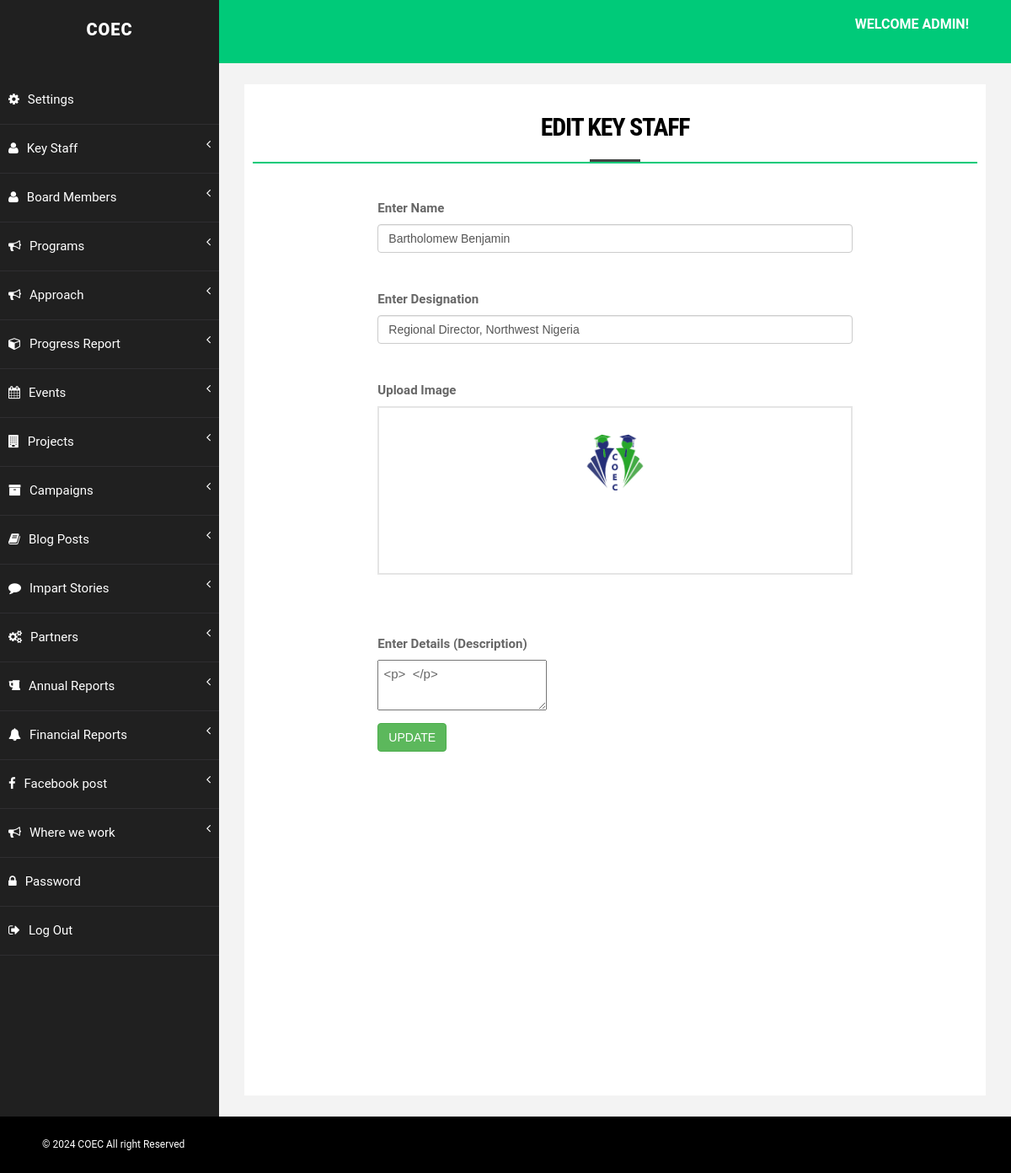
Screenshot of /cocec/admincoec/edit_team.php?i=71 (signed in) with the database file from the repository.
### tables this page shows
CREATE TABLE `content` (
  `id` int(11) NOT NULL,
  `title` varchar(555) DEFAULT NULL,
  `image` varchar(555) DEFAULT NULL,
  `description` text DEFAULT NULL,
  `data1` varchar(555) DEFAULT NULL COMMENT 'date, goal, year, url, role/business',
  `data2` varchar(555) DEFAULT NULL COMMENT 'time, raised, date',
  `data3` varchar(555) DEFAULT NULL COMMENT 'venue',
  `type` varchar(333) DEFAULT NULL,
  `featured` int(11) DEFAULT 0,
  `status` int(11) DEFAULT 1 COMMENT '1 = active, 0 =not active, 2 = disabled',
  `reg_date` timestamp NULL DEFAULT current_timestamp()
);

### cocec/inc/connect.php (called while the page is built, shortened)
<?php session_start();
		class run_query extends connect{
		public function __construct( $query_mlc){
			$this->connect_db = new PDO("mysql:host=$this->host;dbname=$this->db",$this->username,$this->password);
			$this->query_run = $this->connect_db ->query($query_mlc);
			}
	}
?>

### cocec/admincoec/edit_team.php (the view, shortened to what this page needs)
<?php include('inc/nav.php');
if( isset($_GET['i']) ){
    $get_id_d = $_GET['i'];
    $try = new run_query( "select * from content  where id ='$get_id_d' " );
    if( $try->num_rows == 1){
        $try_data =	$try->result();
         extract($try_data);
    }else{
        echo "<script>
        window.location.replace('index.php');
        </script>";
    }
}else{
        echo "<script>
        window.location.replace('index.php');
            </script>";
}
?>
        <div id="page-wrapper">
            <div id="page-inner">
                <div class="row">
                    <div class="col-md-12">
                        <h1 class="page-head-line">EDIT KEY STAFF </h1>
                    </div>
                </div>
                <div class="row">
                    <div class="col-md-2"></div>
                    <div class="col-md-8">
                        <form method='POST' enctype="multipart/form-data">
                            <div class="form-group">
                                <label>Enter Name</label>
                                <input class="form-control" required name="title" value="<?=$title?>" type="text">
                            </div> <br>
                            <div class="form-group">
                                <label>Enter Designation</label>
                                <input class="form-control" required name="data1" value="<?=$data1?>" type="text">
                            </div> <br>
                            <div class="form-group">
                                <label>Upload Image</label>
                            </div> <br>
                            <br>
                            <div class="form-group">
                                <label>Enter Details (Description)</label>
                                <textarea id="editor1" required name="description"> <?=$description?> </textarea>
                            </div>
                            <button class="btn btn-success" type="submit" name="update">UPDATE</button>
                        </form>
                    </div>
                </div>
            </div>
        </div>
    </div>
   <?php include('inc/footer.php');?>
</body>
</html>

### cocec/admincoec/assets/css/basic.css (style rules this page uses)
body { font-family: 'Open Sans', sans-serif; line-height:25px; }
#page-wrapper { padding: 15px 15px; min-height: 600px; background: #F3F3F3; }
#page-inner { width: 100%; margin: 10px 20px 10px 0px; background-color: #fff!important; padding: 10px; min-height: 1200px; }
.page-head-line { font-size: 30px; text-transform: uppercase; color: #000; font-weight: 800; padding-bottom: 20px; border-bottom: 2px solid #00CA79; margin-bottom: 10px; }
@media (min-width:768px) { #page-wrapper { margin: 0 0 0 260px; padding: 15px 30px; min-height: 1200px; } }

### cocec/admincoec/dropify/css/demo.css (style rules this page uses)
* { box-sizing: border-box; outline: none; }
*, *::before, *::after, *:before, *:after { -webkit-font-smoothing: antialiased; -moz-osx-font-smoothing: grayscale; }
html { font-size: 100%; -ms-text-size-adjust: 100%; -webkit-text-size-adjust: 100%; }
html, button, input, select, textarea { font-family: sans-serif; }
body { margin: 0; }
h1 { font-size: 2em; margin: 0.67em 0; }
form { margin: 0; }
button, input, select, textarea { font-size: 100%; margin: 0; vertical-align: baseline; *vertical-align: middle; }
button, input { line-height: normal; }
button, select { text-transform: none; }
button, html input[type="button"], input[type="reset"], input[type="submit"] { -webkit-appearance: button; cursor: pointer; *overflow: visible; }
textarea { overflow: auto; vertical-align: top; }
.row { margin-left: -15px; margin-right: -15px; *zoom: 1; }
.row:before, .row:after { display: table; content: ""; }
.row:after { clear: both; }
.col-xs-1, .col-xs-2, .col-xs-3, .col-xs-4, .col-xs-5, .col-xs-6, .col-xs-7, .col-xs-8, .col-xs-9, .col-xs-10, .col-xs-11, .col-xs-12, .col-sm-1, .col-sm-2, .col-sm-3, .col-sm-4, .col-sm-5, .col-sm-6, .col-sm-7, .col-sm-8, .col-sm-9, .col-sm-10, .col-sm-11, .col-sm-12, .col-md-1, .col-md-2, .col-md-3, .col-md-4, .col-md-5, .col-md-6, .col-md-7, .col-md-8, .col-md-9, .col-md-10, .col-md-11, .col-md-12, .col-lg-1, .col-lg-2, .col-lg-3, .col-lg-4, .col-lg-5, .col-lg-6, .col-lg-7, .col-lg-8, .col-lg-9, .col-lg-10, .col-lg-11, .col-lg-12 { position: relative; min-height: 1px; padding-left: 15px; padding-right: 15px; padding-bottom: 30px; }
@media (min-width: 992px) { .col-md-2 { float: left; } }
@media (min-width: 992px) { .col-md-2 { width: 16.66667%; } }
@media (min-width: 992px) { .col-md-8 { float: left; } }
@media (min-width: 992px) { .col-md-8 { width: 66.66667%; } }
@media (min-width: 992px) { .col-md-12 { width: 100%; } }
h1, h2, h3, h4 { font-family: "Roboto Condensed", "Helvetica Neue", "Helvetica"; font-weight: 400; line-height: 1.4; color: #444; letter-spacing: -0.04em; }
h1, h2, h3, h4 { margin-top: 20px; margin-bottom: 10px; }
h1 { font-size: 30px; text-transform: uppercase; text-align: center; margin-bottom: 25px; position: relative; padding: 0 0 20px 0; }
h1::after { content: ''; position: absolute; width: 60px; height: 3px; background-color: #444; left: 50%; -webkit-transform: translateX(-50%); transform: translateX(-50%); bottom: 0; }
body { background: #F8F8F8; font-family: "Roboto", "Helvetica Neue", "Helvetica"; font-size: 15px; line-height: 27px; color: #666; }
label { font-weight: bold; display: block; margin-bottom: 5px; }

### rows the page displays
content: title "Bartholomew Benjamin", data1 "Regional Director, Northwest Nigeria", description "<p> </p>"
